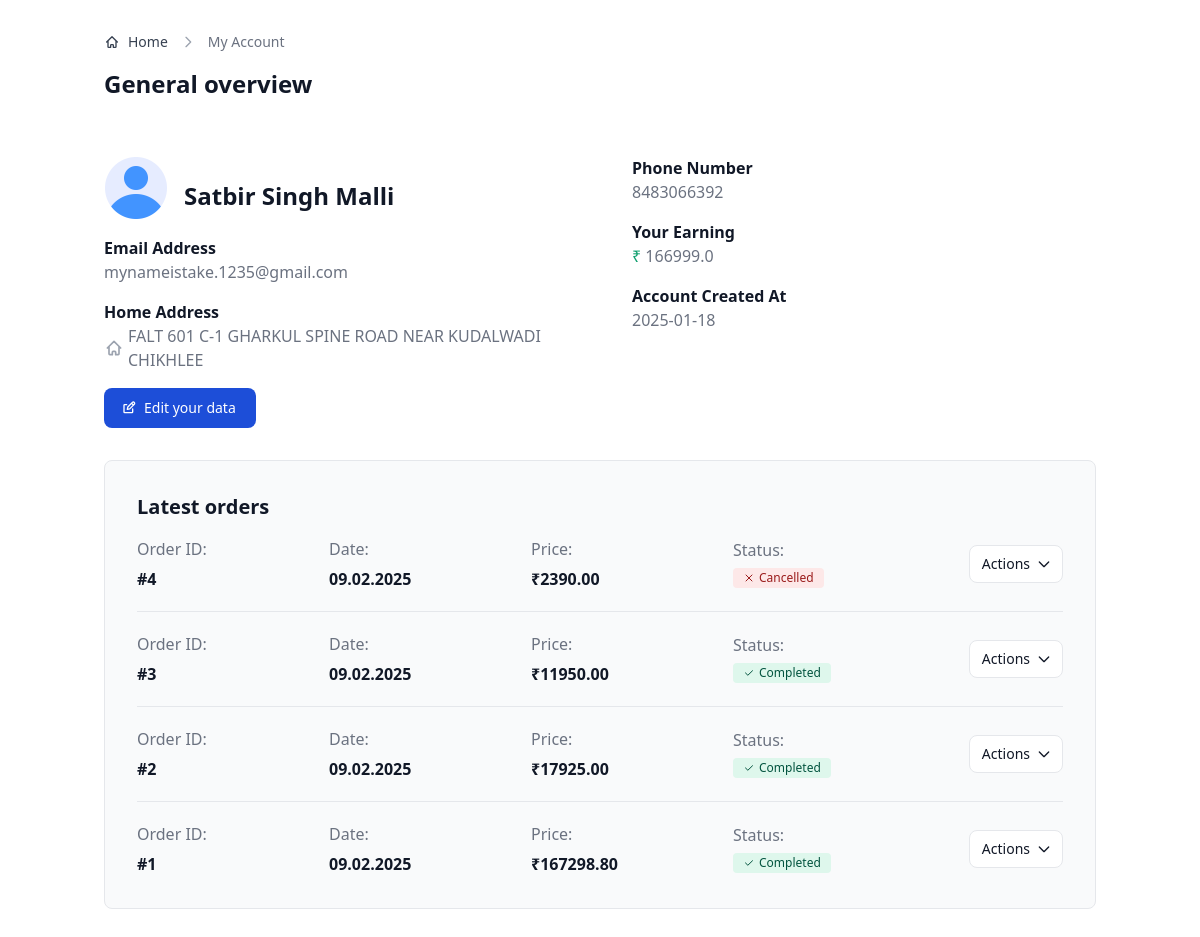
The app's page /account (signed in), older data.
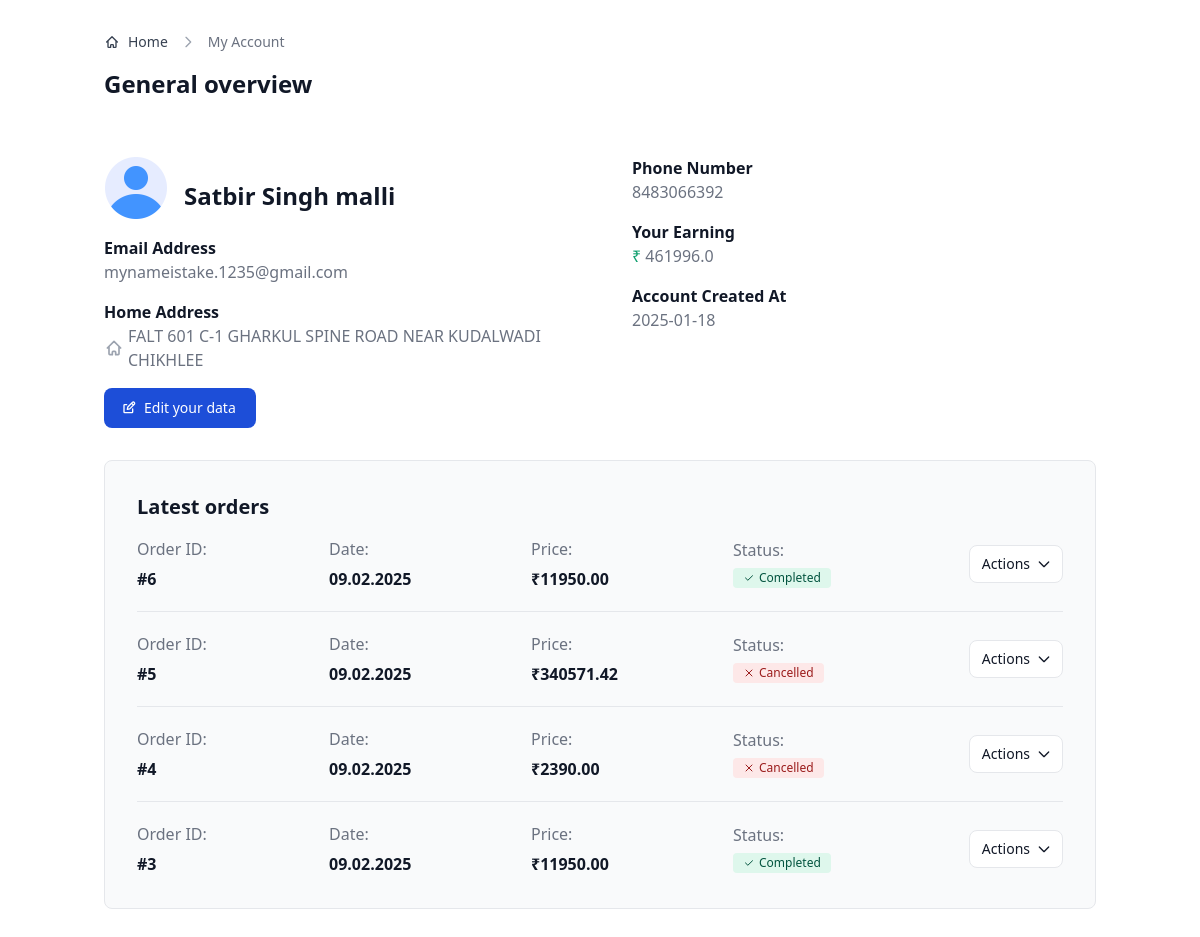
The same page, newer data.
### app.py (models this page shows)
class UserDatabase(db.Model, UserMixin):
    __tablename__ = "user_database"  # Explicit table name
    id = db.Column(db.Integer, primary_key=True)
    first_name = db.Column(db.String(150), nullable=False)
    last_name = db.Column(db.String(150), nullable=False)
    phone_number = db.Column(db.String(10), nullable=False)
    address = db.Column(db.String(150), nullable=False)
    email = db.Column(db.String(150), nullable=False, unique=True)
    password = db.Column(db.String(150), nullable=False)
    is_seller = db.Column(db.Boolean, default=False)
    is_admin = db.Column(db.Boolean, default=False)
    is_active = db.Column(db.Boolean, default=True)
    is_banned = db.Column(db.Boolean, default=False)
    created_at = db.Column(db.DateTime, default=datetime.now(timezone("Asia/Kolkata")))
    earning = db.Column(db.Float, default=0)
    cart_items = db.relationship("CartItem", backref="user", lazy=True)
    orders = db.relationship("Order", backref="user", lazy=True)
    reviews = db.relationship("Review", backref="user", lazy=True)

class Order(db.Model):
    __tablename__ = "order"
    id = db.Column(db.Integer, primary_key=True)
    user_id = db.Column(db.Integer, db.ForeignKey("user_database.id"), nullable=False)
    total_price = db.Column(db.Float, nullable=False)
    status = db.Column(db.String(50), default="Pending")
    created_at = db.Column(
        db.DateTime,
        default=lambda: datetime.now(timezone("Asia/Kolkata")),
        nullable=False,
    )

### app.py (the view, shortened to what this page needs)
@app.route("/account", methods=["GET", "POST"])
@login_required
def account():
    print(f"User Orders: {current_user.orders}")
    return render_template("users/account.html", user=current_user)

### app.py (called while the page is built)
@login_manager.user_loader
def load_user(user_id):
    return UserDatabase.query.get(int(user_id))

@app.context_processor
def inject_cart_data():
    cart_items = []
    cart_count = 0
    if current_user.is_authenticated:
        cart_items = CartItem.query.filter_by(user_id=current_user.id).all()
        cart_count = sum(item.quantity for item in cart_items)
    return dict(cart_items=cart_items, cart_count=cart_count)

@app.context_processor
def inject_cart_data():
    cart_items = []
    cart_count = 0
    if current_user.is_authenticated:
        cart_items = CartItem.query.filter_by(user_id=current_user.id).all()
        cart_count = sum(item.quantity for item in cart_items)
    return dict(cart_items=cart_items, cart_count=cart_count)

@app.template_filter("slice")
def slice_filter(iterable, limit):
    return list(iterable)[:limit]

### templates/users/account.html (shortened to what the changed rows need)
<!DOCTYPE html>
<html lang="en">
  <head>
    <link
      rel="stylesheet"
      href="{{url_for('static',filename='dist/css/output.css')}}"
    />
  </head>
  <body>
    <section class="bg-white py-8 antialiased dark:bg-gray-900 md:py-8">
      <div class="mx-auto max-w-screen-lg px-4 2xl:px-0">
        <h2
          class="mb-4 text-xl font-semibold text-gray-900 dark:text-white sm:text-2xl md:mb-6"
        >
          General overview
        </h2>
        <div class="py-4 md:py-8">
          <div class="mb-4 grid gap-4 sm:grid-cols-2 sm:gap-8 lg:gap-16">
            <div class="space-y-4">
              <div class="flex space-x-4">
                <div>
                  <span
                    class="mb-2 inline-block rounded px-2.5 py-0.5 text-xs font-medium text-primary-800 dark:bg-primary-900 dark:text-primary-300"
                  >
                  </span>
                  <h2
                    class="flex items-center text-xl font-bold leading-none text-gray-900 dark:text-white sm:text-2xl"
                  >
                    {{user.first_name}} {{user.last_name}}
                  </h2>
                </div>
              </div>
              <dl class="">
                <dt class="font-semibold text-gray-900 dark:text-white">
                  Email Address
                </dt>
                <dd class="text-gray-500 dark:text-gray-400">{{user.email}}</dd>
              </dl>
              <dl>
                <dt class="font-semibold text-gray-900 dark:text-white">
                  Home Address
                </dt>
                <dd
                  class="flex items-center gap-1 text-gray-500 dark:text-gray-400"
                >
                  {{user.address}}
                </dd>
              </dl>
            </div>
            <div class="space-y-4">
              <dl>
                <dt class="font-semibold text-gray-900 dark:text-white">
                  Phone Number
                </dt>
                <dd class="text-gray-500 dark:text-gray-400">
                  {{user.phone_number}}
                </dd>
              </dl>
              <dl>
                <dt class="font-semibold text-gray-900 dark:text-white">
                  Your Earning
                </dt>
                <dd class="text-gray-500 dark:text-gray-400">
                  {% if user.is_seller %}
                  <span class="text-green-500">₹</span>
                  {{user.earning}} {% else %} Become a seller to earn {% endif
                  %}
                </dd>
              </dl>
              <dl>
                <dt class="font-semibold text-gray-900 dark:text-white">
                  Account Created At
                </dt>
                <dd class="text-gray-500 dark:text-gray-400">
                  {{user.created_at.strftime('%Y-%m-%d')}}
                </dd>
              </dl>
            </div>
          </div>
        </div>
        <div
          class="rounded-lg border border-gray-200 bg-gray-50 p-4 dark:border-gray-700 dark:bg-gray-800 md:p-8"
        >
          {% if user.orders %} {% for order in
          user.orders|sort(attribute='created_at', reverse=True)|slice(4) %}
          <div
            class="flex flex-wrap items-center gap-y-4 {% if not loop.last %}border-b border-gray-200 pb-4 dark:border-gray-700 md:pb-5{% endif %} {% if not loop.first %}pt-4 md:pt-5{% endif %}"
          >
            <dl class="w-1/2 sm:w-48">
              <dt
                class="text-base font-medium text-gray-500 dark:text-gray-400"
              >
                Order ID:
              </dt>
              <dd
                class="mt-1.5 text-base font-semibold text-gray-900 dark:text-white"
              >
                <a href="#" class="hover:underline">#{{ order.id }}</a>
              </dd>
            </dl>
            <dl class="w-1/2 sm:w-1/4 md:flex-1 lg:w-auto">
              <dt
                class="text-base font-medium text-gray-500 dark:text-gray-400"
              >
                Date:
              </dt>
              <dd
                class="mt-1.5 text-base font-semibold text-gray-900 dark:text-white"
              >
                {{ order.created_at.strftime('%d.%m.%Y') }}
              </dd>
            </dl>
            <dl class="w-1/2 sm:w-1/5 md:flex-1 lg:w-auto">
              <dt
                class="text-base font-medium text-gray-500 dark:text-gray-400"
              >
                Price:
              </dt>
              <dd
                class="mt-1.5 text-base font-semibold text-gray-900 dark:text-white"
              >
                ₹{{ "%.2f"|format(order.total_price) }}
              </dd>
            </dl>
            <dl class="w-1/2 sm:w-1/4 sm:flex-1 lg:w-auto">
              <dt
                class="text-base font-medium text-gray-500 dark:text-gray-400"
              >
                Status:
              </dt>
              <dd
                class="mt-1.5 inline-flex items-center rounded px-2.5 py-0.5 text-xs font-medium {% if order.status == 'Completed' %} bg-green-100 text-green-800 dark:bg-green-900 dark:text-green-300 {% elif order.status == 'Cancelled' %} bg-red-100 text-red-800 dark:bg-red-900 dark:text-red-300 {% else %} bg-yellow-100 text-yellow-800 dark:bg-yellow-900 dark:text-yellow-300 {% endif %}"
              >
                {% if order.status == 'Completed' %}
                <svg
                  class="me-1 h-3 w-3"
                  aria-hidden="true"
                  xmlns="http://www.w3.org/2000/svg"
                  fill="none"
                  viewBox="0 0 24 24"
                >
                  <path
                    stroke="currentColor"
                    stroke-linecap="round"
                    stroke-linejoin="round"
                    stroke-width="2"
                    d="M5 11.917 9.724 16.5 19 7.5"
                  />
                </svg>
                {% elif order.status == 'Cancelled' %}
                <svg
                  class="me-1 h-3 w-3"
                  aria-hidden="true"
                  xmlns="http://www.w3.org/2000/svg"
                  fill="none"
                  viewBox="0 0 24 24"
                >
                  <path
                    stroke="currentColor"
                    stroke-linecap="round"
                    stroke-linejoin="round"
                    stroke-width="2"
                    d="M6 18 17.94 6M18 18 6.06 6"
                  />
                </svg>
                {% endif %} {{ order.status }}
              </dd>
            </dl>
            <div
              class="w-full sm:flex sm:w-32 sm:items-center sm:justify-end sm:gap-4"
            >
              <button
                id="actionsMenuDropdownModal{{ order.id }}"
                data-dropdown-toggle="dropdownOrderModal{{ order.id }}"
                type="button"
                class="flex w-full items-center justify-center rounded-lg border border-gray-200 bg-white px-3 py-2 text-sm font-medium text-gray-900 hover:bg-gray-100 hover:text-primary-700 focus:z-10 focus:outline-none focus:ring-4 focus:ring-gray-100 dark:border-gray-600 dark:bg-gray-800 dark:text-gray-400 dark:hover:bg-gray-700 dark:hover:text-white dark:focus:ring-gray-700 md:w-auto"
              >
                Actions
                <svg
                  class="-me-0.5 ms-1.5 h-4 w-4"
                  aria-hidden="true"
                  xmlns="http://www.w3.org/2000/svg"
                  fill="none"
                  viewBox="0 0 24 24"
                >
                  <path
                    stroke="currentColor"
                    stroke-linecap="round"
                    stroke-linejoin="round"
                    stroke-width="2"
                    d="m19 9-7 7-7-7"
                  />
                </svg>
              </button>
            </div>
          </div>
          {% endfor %} {% endif %}
        </div>
      </div>
    </section>
  </body>
</html>

Row changes from the older to the newer data that the page shows:
no longer on this page (row unchanged): Order: id "2", created_at "09.02.2025", total_price "17925.00", status "Completed"
no longer on this page (row unchanged): Order: id "1", created_at "09.02.2025", total_price "167298.80", status "Completed"
changed UserDatabase "Satbir Singh": last_name "Malli" → "malli"; earning "166999.0" → "461996.0"
added Order: id "6", created_at "09.02.2025", total_price "11950.00", status "Completed"
added Order: id "5", created_at "09.02.2025", total_price "340571.42", status "Cancelled"
